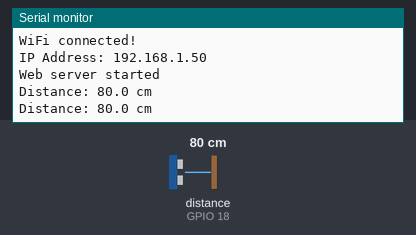
This sketch was run on a simulated ESP32. On the bench: the last lines printed to the serial monitor. Wiring (from diagram.json): ultrasonic range finder: trigger GPIO 5; echo GPIO 18. The test bench sets the inputs (shaded band); at power-on: distance to the obstacle (sensor on GPIO 18) 80 cm. The echo pulse lasts 58.3 µs per cm; WiFi joins after 1.5 s; servers stay silent unless stated.

Above: at 2.7 s.
2.8 s: distance to the obstacle (sensor on GPIO 18) set to 2 cm
At 4.1 s:
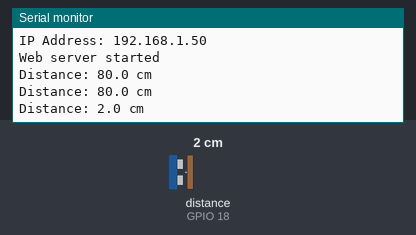
4.3 s: distance to the obstacle (sensor on GPIO 18) set to 4 cm
At 5.1 s:
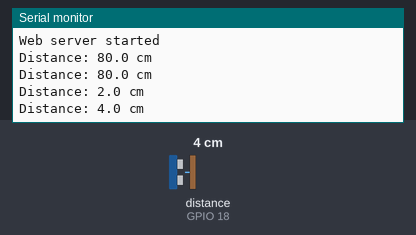
Timing chart, 0 to 7.3 s (numbered marks = the images above; inputs shaded):
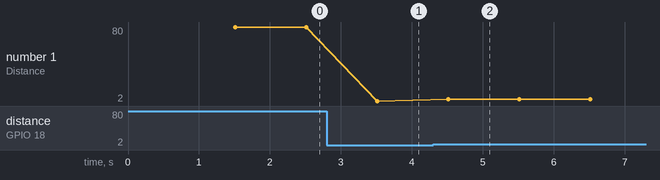

The sketch:

sketch.ino
```cpp
#include <WiFi.h>
#include <WebServer.h>

const char* ssid = "Wokwi-GUEST";
const char* password = "";

WebServer server(80);

#define TRIG_PIN 5
#define ECHO_PIN 18

float getDistance() {
  digitalWrite(TRIG_PIN, LOW);
  delayMicroseconds(2);

  digitalWrite(TRIG_PIN, HIGH);
  delayMicroseconds(10);
  digitalWrite(TRIG_PIN, LOW);

  long duration = pulseIn(ECHO_PIN, HIGH, 30000);

  if (duration == 0)
    return -1;

  return duration * 0.0343 / 2.0;
}

void handleRoot() {
  float distance = getDistance();

  String html = "<!DOCTYPE html><html><head>";
  html += "<meta http-equiv='refresh' content='1'>";
  html += "<meta name='viewport' content='width=device-width, initial-scale=1'>";
  html += "<title>ESP32 Live Distance Dashboard</title>";
  html += "</head><body>";

  html += "<h1>ESP32 Live Distance Dashboard</h1>";

  if (distance >= 0) {
    html += "<h2>Distance: ";
    html += String(distance, 1);
    html += " cm</h2>";
  } else {
    html += "<h2>Distance: No Echo</h2>";
  }

  html += "<p>Page refreshes every 1 second.</p>";
  html += "</body></html>";

  server.send(200, "text/html", html);
}

void setup() {
  Serial.begin(115200);

  pinMode(TRIG_PIN, OUTPUT);
  pinMode(ECHO_PIN, INPUT);

  digitalWrite(TRIG_PIN, LOW);

  Serial.println("Connecting to WiFi...");

  WiFi.begin(ssid, password);

  while (WiFi.status() != WL_CONNECTED) {
    delay(500);
    Serial.print(".");
  }

  Serial.println();
  Serial.println("WiFi connected!");
  Serial.print("IP Address: ");
  Serial.println(WiFi.localIP());

  server.on("/", handleRoot);
  server.begin();

  Serial.println("Web server started");
}

void loop() {
  server.handleClient();

  float distance = getDistance();

  if (distance >= 0) {
    Serial.print("Distance: ");
    Serial.print(distance, 1);
    Serial.println(" cm");
  } else {
    Serial.println("Distance: No Echo");
  }

  delay(1000);
}
```

Measured:
- after the input at 2.8 s, the serial monitor: prints a new line after 0.71 s (image 1)
- after the input at 4.3 s, the serial monitor: prints a new line after 0.22 s (image 2)
- plotted number 1: 80 → 2 after the input at 2.8 s, 2 → 4 after the input at 4.3 s
